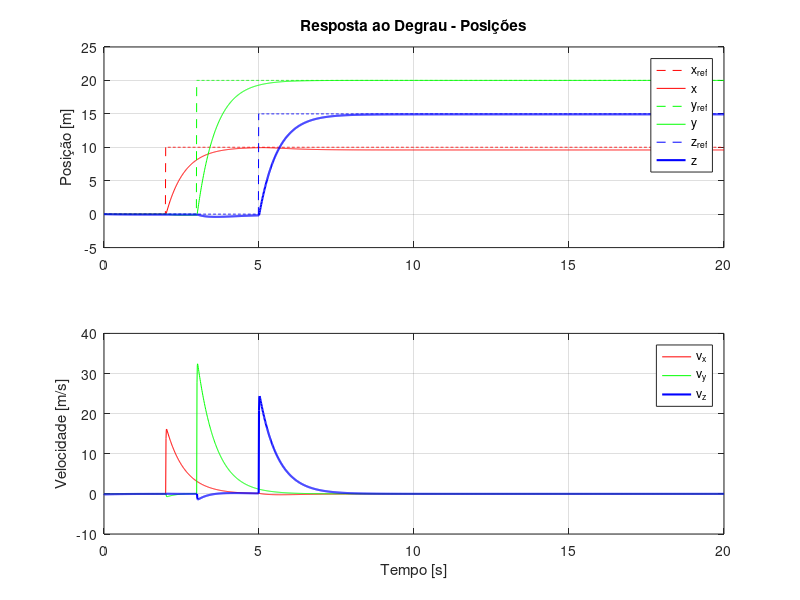
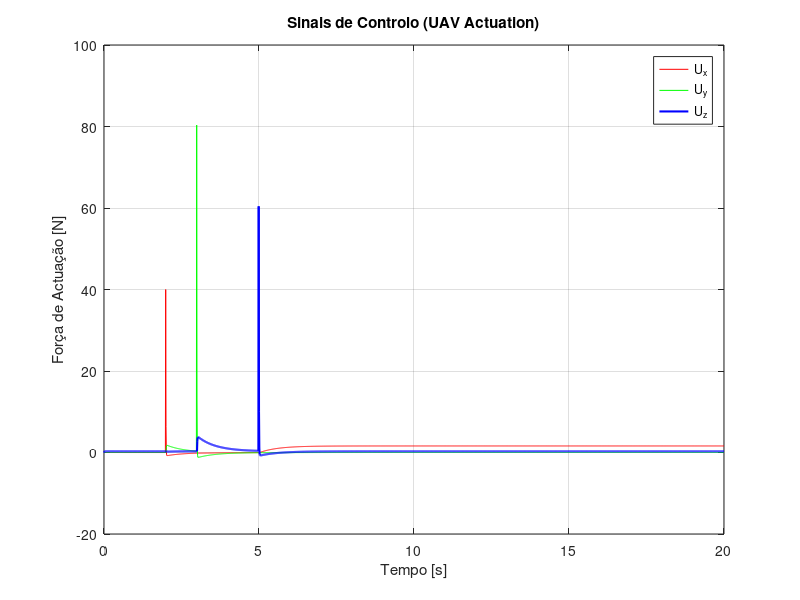

MATLAB code for these plots, in order:
clear all;
x0=zeros(6,1);
D=0.1075;
m=0.029;
g=9.81;



A1=zeros(3);
A2=eye(3);
A3=eye(3)*-D/m;

A=[A1,A2;A1,A3];


B=[zeros(3);eye(3)];

Q=eye(6)*4;

R=eye(3)*0.25;

[K,s,P]=lqr(A,B,Q,R);









%step(sys2);

% simulate nonlinear system
Dt = 0.01;
t = 0:Dt:20; 
N = length(t);
x = zeros(6,N+1); % zero initial state
u_a = zeros(3,N); 

pz_ref = zeros(1,N);
px_ref = zeros(1,N);
py_ref = zeros(1,N);
p_ref=zeros(3,N);


ue = 0; % u = T - mg => ue = 0
ve=0;



% simulation "time" loop
for k = 1:N
    % define reference and errors
    px_ref(k) = 10*(k*Dt>=2);
    py_ref(k) = 20*(k*Dt>=3);
    pz_ref(k) = 15*(k*Dt>=5);% step reference
    p_ref(:,k) = [px_ref(k);py_ref(k);pz_ref(k)];
    e_x = x(:,k)-[p_ref(:,k);ve;ve;ve]; % state error
    v_d = zeros(3,N);
    dot_v_d = zeros(3,N);

    v_d(:,k) = [0; 0; 0]; 
    dot_v_d(:,k) = [0; 0; 0];



    % define UAV dynamics
theta=0.1;
phi=0.1;
T_total=0.4;
    fp = T_total*[sin(theta)*cos(phi);
        -sin(phi);
        cos(theta)*cos(phi)];

    D=[0.1075,0,0;
        0,0.1075,0;
        0,0,0.1075];

    fa=[-D(1,1)*x(3,k);-D(2,2)*x(4,k);-D(3,3)*x(5,k)];

 

ep=x(1:3,k)-p_ref(:,k);

ev=x(4:6,k)-v_d(:,k);

    dot_error = [ep;ev];

    bar_ua=(D/m) * v_d(:,k) + dot_v_d(:,k);

    u_a(:,k)=bar_ua-K*dot_error;

   P_dot=[x(4,k);x(5,k);x(6,k)];
    V_dot=(u_a(:,k) + fa - [0; 0; m*g]) / m;


dot_x = [P_dot; V_dot];




    % integrate dynamics
    x(:,k+1) = x(:,k) + Dt*dot_x;
end
x(:,k+1) = [];
p_ref(:,N) = [px_ref(N); py_ref(N); pz_ref(N)];



figure(341);
subplot(2,1,1);
plot(t, p_ref(1,:), 'r--', t, x(1,:), 'r', ...
    t, p_ref(2,:), 'g--', t, x(2,:), 'g', ...
    t, p_ref(3,:), 'b--', t, x(3,:), 'b', 'LineWidth', 1.5);
grid on;
ylabel('Posição [m]');
legend('x_{ref}', 'x', 'y_{ref}', 'y', 'z_{ref}', 'z', 'Location', 'best');
title('Resposta ao Degrau - Posições');


subplot(2,1,2);
plot(t, x(4,:), 'r', t, x(5,:), 'g', t, x(6,:), 'b', 'LineWidth', 1.5);
grid on;
xlabel('Tempo [s]');
ylabel('Velocidade [m/s]');
legend('v_x', 'v_y', 'v_z', 'Location', 'best');

figure(342);
plot(t, u_a(1,:), 'r', t, u_a(2,:), 'g', t, u_a(3,:), 'b', 'LineWidth', 1.5);
grid on;
xlabel('Tempo [s]');
ylabel('Força de Actuação [N]');
title('Sinais de Controlo (UAV Actuation)');
legend('U_x', 'U_y', 'U_z');
